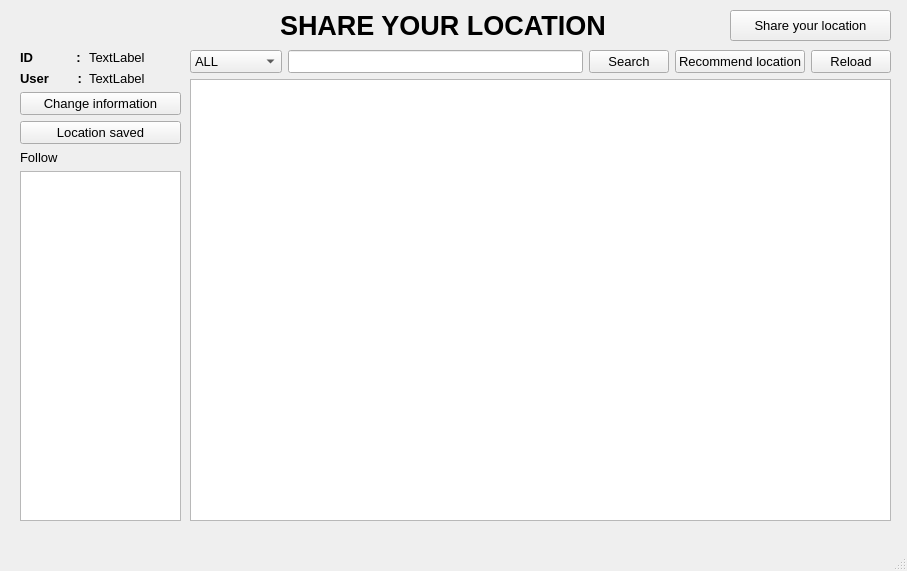
<?xml version="1.0" encoding="UTF-8"?>
<ui version="4.0">
 <class>MainWindow</class>
 <widget class="QMainWindow" name="MainWindow">
  <property name="geometry">
   <rect>
    <x>0</x>
    <y>0</y>
    <width>907</width>
    <height>571</height>
   </rect>
  </property>
  <property name="font">
   <font>
    <pointsize>10</pointsize>
   </font>
  </property>
  <property name="windowTitle">
   <string>Share your location - Mainscreen</string>
  </property>
  <widget class="QWidget" name="centralwidget">
   <widget class="QWidget" name="verticalLayoutWidget">
    <property name="geometry">
     <rect>
      <x>190</x>
      <y>50</y>
      <width>701</width>
      <height>471</height>
     </rect>
    </property>
    <layout class="QVBoxLayout" name="verticalLayout_4">
     <item>
      <layout class="QHBoxLayout" name="horizontalLayout">
       <item>
        <widget class="QComboBox" name="comboBox">
         <item>
          <property name="text">
           <string>ALL</string>
          </property>
         </item>
         <item>
          <property name="text">
           <string>School</string>
          </property>
         </item>
         <item>
          <property name="text">
           <string>Coffe</string>
          </property>
         </item>
         <item>
          <property name="text">
           <string>Restaurant</string>
          </property>
         </item>
         <item>
          <property name="text">
           <string>Park</string>
          </property>
         </item>
         <item>
          <property name="text">
           <string>Mall</string>
          </property>
         </item>
         <item>
          <property name="text">
           <string>Market</string>
          </property>
         </item>
         <item>
          <property name="text">
           <string>Hospital</string>
          </property>
         </item>
         <item>
          <property name="text">
           <string>Others</string>
          </property>
         </item>
        </widget>
       </item>
       <item>
        <widget class="QLineEdit" name="input_search"/>
       </item>
       <item>
        <widget class="QPushButton" name="btn_search">
         <property name="text">
          <string>Search</string>
         </property>
        </widget>
       </item>
       <item>
        <widget class="QPushButton" name="pushButton">
         <property name="sizePolicy">
          <sizepolicy hsizetype="Fixed" vsizetype="Fixed">
           <horstretch>0</horstretch>
           <verstretch>0</verstretch>
          </sizepolicy>
         </property>
         <property name="text">
          <string>Recommend location</string>
         </property>
        </widget>
       </item>
       <item>
        <widget class="QPushButton" name="btn_reload">
         <property name="sizePolicy">
          <sizepolicy hsizetype="Fixed" vsizetype="Fixed">
           <horstretch>0</horstretch>
           <verstretch>0</verstretch>
          </sizepolicy>
         </property>
         <property name="text">
          <string>Reload</string>
         </property>
        </widget>
       </item>
      </layout>
     </item>
     <item>
      <widget class="QListWidget" name="feed"/>
     </item>
    </layout>
   </widget>
   <widget class="QLabel" name="label_3">
    <property name="geometry">
     <rect>
      <x>280</x>
      <y>10</y>
      <width>341</width>
      <height>31</height>
     </rect>
    </property>
    <property name="font">
     <font>
      <family>Ubuntu</family>
      <pointsize>20</pointsize>
      <weight>75</weight>
      <bold>true</bold>
     </font>
    </property>
    <property name="text">
     <string>SHARE YOUR LOCATION</string>
    </property>
   </widget>
   <widget class="QPushButton" name="btn_post">
    <property name="geometry">
     <rect>
      <x>730</x>
      <y>10</y>
      <width>161</width>
      <height>31</height>
     </rect>
    </property>
    <property name="text">
     <string>Share your location</string>
    </property>
   </widget>
   <widget class="QWidget" name="verticalLayoutWidget_3">
    <property name="geometry">
     <rect>
      <x>20</x>
      <y>50</y>
      <width>161</width>
      <height>471</height>
     </rect>
    </property>
    <layout class="QVBoxLayout" name="verticalLayout">
     <item>
      <layout class="QVBoxLayout" name="verticalLayout_5">
       <item>
        <layout class="QFormLayout" name="formLayout_2">
         <property name="horizontalSpacing">
          <number>6</number>
         </property>
         <property name="verticalSpacing">
          <number>6</number>
         </property>
         <item row="0" column="0">
          <widget class="QLabel" name="label">
           <property name="font">
            <font>
             <family>Ubuntu</family>
             <pointsize>10</pointsize>
             <weight>75</weight>
             <bold>true</bold>
            </font>
           </property>
           <property name="text">
            <string>ID            :</string>
           </property>
          </widget>
         </item>
         <item row="0" column="1">
          <widget class="QLabel" name="label_userid">
           <property name="font">
            <font>
             <family>Ubuntu</family>
             <pointsize>10</pointsize>
             <italic>false</italic>
            </font>
           </property>
           <property name="text">
            <string>TextLabel</string>
           </property>
          </widget>
         </item>
         <item row="1" column="0">
          <widget class="QLabel" name="label_4">
           <property name="font">
            <font>
             <family>Ubuntu</family>
             <pointsize>10</pointsize>
             <weight>75</weight>
             <bold>true</bold>
            </font>
           </property>
           <property name="text">
            <string>User        :</string>
           </property>
          </widget>
         </item>
         <item row="1" column="1">
          <widget class="QLabel" name="label_username">
           <property name="sizePolicy">
            <sizepolicy hsizetype="Preferred" vsizetype="Fixed">
             <horstretch>0</horstretch>
             <verstretch>0</verstretch>
            </sizepolicy>
           </property>
           <property name="font">
            <font>
             <family>Ubuntu</family>
             <pointsize>10</pointsize>
             <italic>false</italic>
            </font>
           </property>
           <property name="text">
            <string>TextLabel</string>
           </property>
          </widget>
         </item>
        </layout>
       </item>
       <item>
        <widget class="QPushButton" name="btn_account">
         <property name="text">
          <string>Change information</string>
         </property>
        </widget>
       </item>
       <item>
        <widget class="QPushButton" name="btn_location_save">
         <property name="text">
          <string>Location saved</string>
         </property>
        </widget>
       </item>
       <item>
        <widget class="QLabel" name="label_2">
         <property name="sizePolicy">
          <sizepolicy hsizetype="Preferred" vsizetype="Fixed">
           <horstretch>0</horstretch>
           <verstretch>0</verstretch>
          </sizepolicy>
         </property>
         <property name="font">
          <font>
           <family>Ubuntu</family>
           <pointsize>10</pointsize>
          </font>
         </property>
         <property name="text">
          <string>Follow</string>
         </property>
        </widget>
       </item>
       <item>
        <layout class="QVBoxLayout" name="verticalLayout_6">
         <item>
          <widget class="QListWidget" name="listWidget"/>
         </item>
        </layout>
       </item>
      </layout>
     </item>
    </layout>
   </widget>
  </widget>
  <widget class="QStatusBar" name="statusbar"/>
  <widget class="QMenuBar" name="menubar">
   <property name="geometry">
    <rect>
     <x>0</x>
     <y>0</y>
     <width>907</width>
     <height>22</height>
    </rect>
   </property>
  </widget>
  <action name="actionMy_account">
   <property name="text">
    <string>My account</string>
   </property>
   <property name="font">
    <font>
     <pointsize>10</pointsize>
    </font>
   </property>
  </action>
  <action name="actionMy_location">
   <property name="text">
    <string>My location</string>
   </property>
   <property name="font">
    <font>
     <pointsize>10</pointsize>
    </font>
   </property>
  </action>
  <action name="actionMy_account_2">
   <property name="text">
    <string>My account</string>
   </property>
  </action>
 </widget>
 <resources/>
 <connections/>
</ui>
